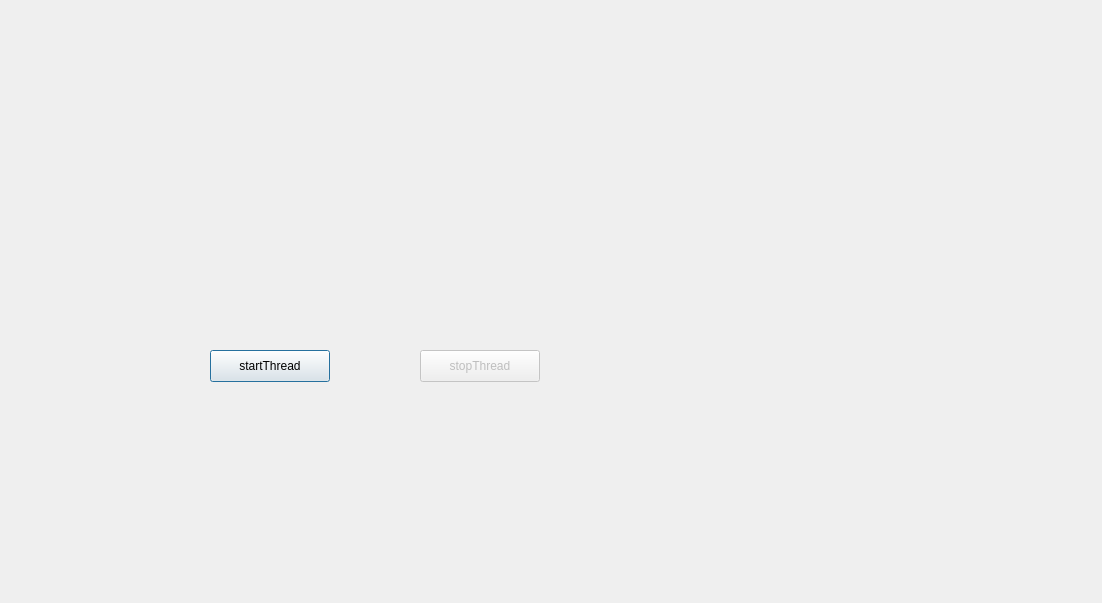
<?xml version="1.0" encoding="UTF-8"?>
<ui version="4.0">
 <class>Dialog</class>
 <widget class="QDialog" name="Dialog">
  <property name="geometry">
   <rect>
    <x>0</x>
    <y>0</y>
    <width>1102</width>
    <height>603</height>
   </rect>
  </property>
  <property name="windowTitle">
   <string>Dialog</string>
  </property>
  <widget class="QPushButton" name="startButton">
   <property name="geometry">
    <rect>
     <x>210</x>
     <y>350</y>
     <width>120</width>
     <height>32</height>
    </rect>
   </property>
   <property name="text">
    <string>startThread</string>
   </property>
  </widget>
  <widget class="QPushButton" name="stopButton">
   <property name="enabled">
    <bool>false</bool>
   </property>
   <property name="geometry">
    <rect>
     <x>420</x>
     <y>350</y>
     <width>120</width>
     <height>32</height>
    </rect>
   </property>
   <property name="text">
    <string>stopThread</string>
   </property>
  </widget>
 </widget>
 <layoutdefault spacing="6" margin="11"/>
 <resources/>
 <connections/>
</ui>
